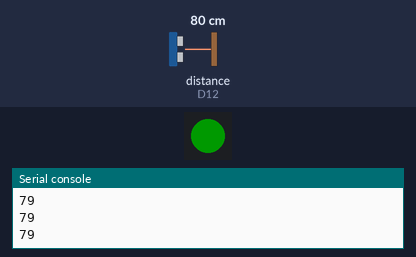
The program below on a simulated CircuitPython board. On the bench: 1 RGB LEDs in strip order, left to right, the last lines printed to the serial console. The test bench sets the inputs (shaded band); at power-on: distance to the obstacle (sensor on D12) 80 cm. The echo pulse lasts 58.3 µs per cm; dim RGB values are drawn brighter than linear.

Above: at 1.2 s.
1.3 s: distance to the obstacle (sensor on D12) set to 2 cm
At 2.0 s:
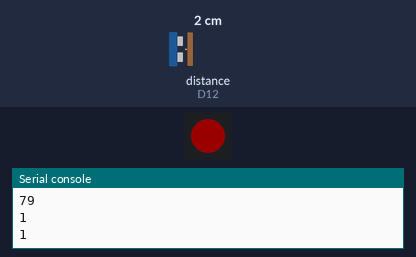
3.0 s: distance to the obstacle (sensor on D12) set to 18 cm
At 3.5 s:
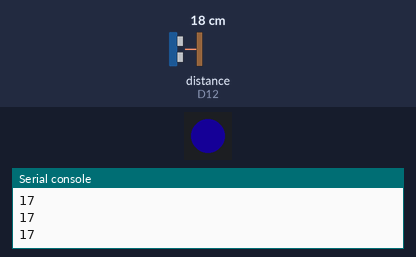
4.5 s: distance to the obstacle (sensor on D12) set to 9 cm
At 5.8 s:
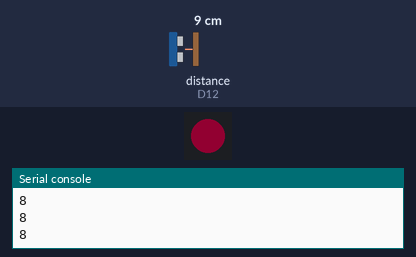
6.1 s: distance to the obstacle (sensor on D12) set to 35 cm
At 6.7 s:
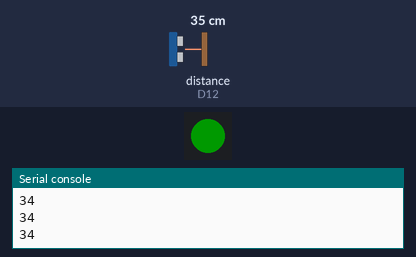
7.6 s: distance to the obstacle (sensor on D12) set to 4 cm
At 8.0 s:
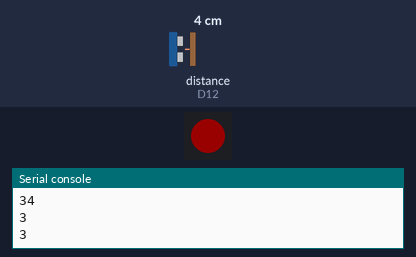
Timing chart, 0 to 10.1 s (numbered marks = the images above; inputs shaded):
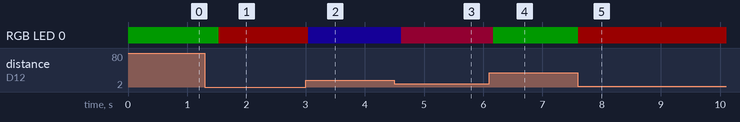

The program:

ulrraAndLed.py
```python
import time
import board #test
import neopixel
import adafruit_hcsr04
import simpleio                     #imported lib

sonar = adafruit_hcsr04.HCSR04(trigger_pin=board.D11, echo_pin=board.D12)
dot = neopixel.NeoPixel(board.NEOPIXEL, 1)
dot.brightness = 0.1                #setting up ultrasonic and neopixel

while True:
    try:
        cm=int(sonar.distance)      #defining cm as a variable of what the ultrasonic sensor is reading
        print(cm)
        if cm<5:
            dot.fill((255, 0, 0))   #if the distance is less than 5 cm, red
            time.sleep(.15)
        elif 5<=cm<20:
            red=simpleio.map_range(sonar.distance,5,20,255,0)
            green=simpleio.map_range(sonar.distance,5,20,0,0)
            blue=simpleio.map_range(sonar.distance,5,20,0,255)
            dot.fill((red,green,blue))                   #smoothly trasition from red to blue as the distance goes from 5 to 20
            time.sleep(.05)
        elif 20<=cm<=35:
            red=simpleio.map_range(sonar.distance,20,35,0,0)
            green=simpleio.map_range(sonar.distance,20,35,0,255)
            blue=simpleio.map_range(sonar.distance,20,35,255,0)
            dot.fill((red, green, blue))                 #smoothly trasition from blue to green as the distance goes from 20 to 35
            time.sleep(.05)
        elif cm>35:
            dot.fill((0, 255, 0))                        #if the distance is more than 35 cm, green
            time.sleep(.15)
        else:
            dot.fill((0, 0, 0))                          #if there is no reading, off
            time.sleep(.15)
    except RuntimeError:                                 #if there is no value found, tell us
        print("Retrying!")
    time.sleep(0.1)                                      #debounce
```

Measured:
- after the input at 1.3 s, RGB LED 0: RGB(0, 25, 0) → RGB(25, 0, 0) after 0.24 s
- after the input at 3.0 s, RGB LED 0: RGB(25, 0, 0) → RGB(3, 0, 22) after 0.05 s
- after the input at 4.5 s, RGB LED 0: RGB(3, 0, 22) → RGB(18, 0, 6) after 0.11 s
- after the input at 6.1 s, RGB LED 0: RGB(18, 0, 6) → RGB(0, 25, 0) after 0.07 s
- after the input at 7.6 s, RGB LED 0: RGB(0, 25, 0) → RGB(25, 0, 0) at once
